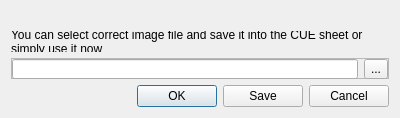
<?xml version="1.0" encoding="UTF-8"?>
<ui version="4.0">
 <class>CueControl</class>
 <widget class="QDialog" name="CueControl">
  <property name="geometry">
   <rect>
    <x>0</x>
    <y>0</y>
    <width>400</width>
    <height>118</height>
   </rect>
  </property>
  <property name="windowTitle">
   <string>Fix CUE sheet</string>
  </property>
  <layout class="QVBoxLayout" name="verticalLayout">
   <item>
    <widget class="QLabel" name="label">
     <property name="text">
      <string/>
     </property>
     <property name="wordWrap">
      <bool>true</bool>
     </property>
    </widget>
   </item>
   <item>
    <widget class="QLabel" name="label_2">
     <property name="text">
      <string>You can select correct image file and save it into the CUE sheet or simply use it now</string>
     </property>
     <property name="wordWrap">
      <bool>true</bool>
     </property>
    </widget>
   </item>
   <item>
    <widget class="QFrame" name="frame">
     <property name="sizePolicy">
      <sizepolicy hsizetype="Preferred" vsizetype="Fixed">
       <horstretch>0</horstretch>
       <verstretch>0</verstretch>
      </sizepolicy>
     </property>
     <property name="frameShape">
      <enum>QFrame::StyledPanel</enum>
     </property>
     <property name="frameShadow">
      <enum>QFrame::Raised</enum>
     </property>
     <layout class="QHBoxLayout" name="horizontalLayout">
      <property name="margin">
       <number>0</number>
      </property>
      <item>
       <widget class="QLineEdit" name="lineEdit">
        <property name="minimumSize">
         <size>
          <width>0</width>
          <height>20</height>
         </size>
        </property>
       </widget>
      </item>
      <item>
       <widget class="QToolButton" name="toolButton">
        <property name="minimumSize">
         <size>
          <width>0</width>
          <height>20</height>
         </size>
        </property>
        <property name="text">
         <string>...</string>
        </property>
       </widget>
      </item>
     </layout>
    </widget>
   </item>
   <item>
    <widget class="QDialogButtonBox" name="buttonBox">
     <property name="orientation">
      <enum>Qt::Horizontal</enum>
     </property>
     <property name="standardButtons">
      <set>QDialogButtonBox::Cancel|QDialogButtonBox::Ok|QDialogButtonBox::Save</set>
     </property>
    </widget>
   </item>
  </layout>
 </widget>
 <resources/>
 <connections>
  <connection>
   <sender>buttonBox</sender>
   <signal>accepted()</signal>
   <receiver>CueControl</receiver>
   <slot>maybeAccept()</slot>
   <hints>
    <hint type="sourcelabel">
     <x>248</x>
     <y>254</y>
    </hint>
    <hint type="destinationlabel">
     <x>157</x>
     <y>274</y>
    </hint>
   </hints>
  </connection>
  <connection>
   <sender>buttonBox</sender>
   <signal>rejected()</signal>
   <receiver>CueControl</receiver>
   <slot>reject()</slot>
   <hints>
    <hint type="sourcelabel">
     <x>316</x>
     <y>260</y>
    </hint>
    <hint type="destinationlabel">
     <x>286</x>
     <y>274</y>
    </hint>
   </hints>
  </connection>
  <connection>
   <sender>buttonBox</sender>
   <signal>clicked(QAbstractButton*)</signal>
   <receiver>CueControl</receiver>
   <slot>maybeSave(QAbstractButton*)</slot>
   <hints>
    <hint type="sourcelabel">
     <x>199</x>
     <y>97</y>
    </hint>
    <hint type="destinationlabel">
     <x>199</x>
     <y>58</y>
    </hint>
   </hints>
  </connection>
  <connection>
   <sender>toolButton</sender>
   <signal>clicked()</signal>
   <receiver>CueControl</receiver>
   <slot>browse()</slot>
   <hints>
    <hint type="sourcelabel">
     <x>377</x>
     <y>68</y>
    </hint>
    <hint type="destinationlabel">
     <x>199</x>
     <y>58</y>
    </hint>
   </hints>
  </connection>
 </connections>
 <slots>
  <slot>maybeSave(QAbstractButton*)</slot>
  <slot>browse()</slot>
  <slot>maybeAccept()</slot>
 </slots>
</ui>
